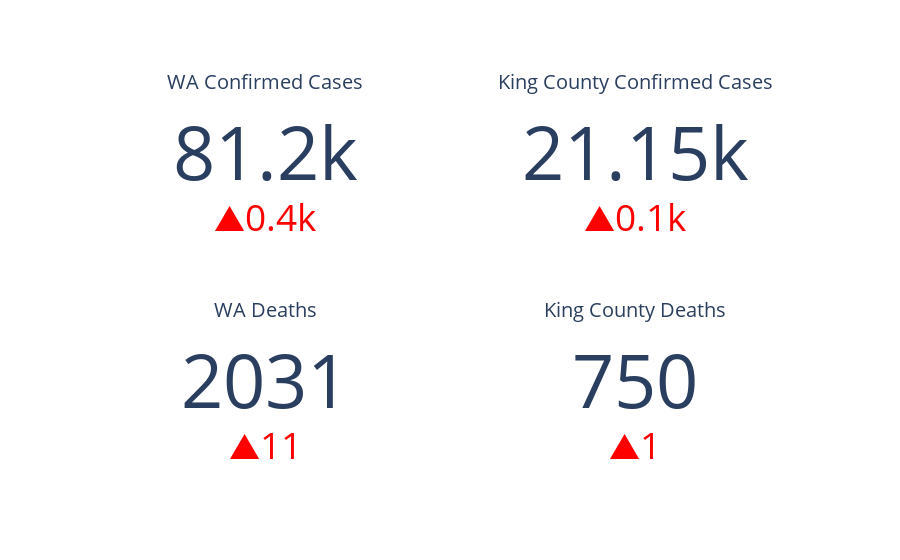

This figure's notebook cell:
### Markdown cell above
# Key Facts - Local

### Code cell
trace3 = go.Indicator(
    mode = "number+delta",
    value = dfConfirmedUSStates.loc['Washington'][-1],
    delta = {'reference': dfConfirmedUSStates.loc['Washington'][-2], 
             'increasing':{'color':'red'},
             'decreasing':{'color':'green'}},
    title = {'text': "WA Confirmed Cases"},
    domain = {'x': [0, 0.5], 'y': [0.6, 1]})

trace4 = go.Indicator(
    mode = "number+delta",
    value = dfConfirmedUSCounties[dfConfirmedUSCounties.FIPS == 53033].iloc[0][-1],
    delta = {'reference': dfConfirmedUSCounties[dfConfirmedUSCounties.FIPS == 53033].iloc[0][-2], 
             'increasing':{'color':'red'},
             'decreasing':{'color':'green'}},
    title = {'text': "King County Confirmed Cases"},
    domain = {'x': [0.5, 1], 'y': [0.6, 1]})

trace7 = go.Indicator(
    mode = "number+delta",
    value = dfDeathsUSStates.loc['Washington'][-1],
    delta = {'reference': dfDeathsUSStates.loc['Washington'][-2], 
             'increasing':{'color':'red'},
             'decreasing':{'color':'green'}},
    title = {'text': "WA Deaths"},
    domain = {'x': [0, 0.5], 'y': [0, 0.4]})

trace8 = go.Indicator(
    mode = "number+delta",
    value = dfDeathsUSCounties[dfDeathsUSCounties.FIPS == 53033].iloc[0][-1],
    delta = {'reference': dfDeathsUSCounties[dfDeathsUSCounties.FIPS == 53033].iloc[0][-2], 
             'increasing':{'color':'red'},
             'decreasing':{'color':'green'}},
    title = {'text': "King County Deaths"},
    domain = {'x': [0.5, 1], 'y': [0, 0.4]})


data = [trace3, trace4, trace7, trace8]
py.iplot(dict(data=data))

### Figure 1 — Plotly figure (JSON) as saved in the notebook; plotly's stock layout.template omitted (floating-point values rounded to 4 significant figures)
{"data": [{"delta": {"decreasing": {"color": "green"}, "increasing": {"color": "red"}, "reference": 80812}, "domain": {"x": [0, 0.5], "y": [0.6, 1]}, "mode": "number+delta", "title": {"text": "WA Confirmed Cases"}, "type": "indicator", "value": 81198}, {"delta": {"decreasing": {"color": "green"}, "increasing": {"color": "red"}, "reference": 21049}, "domain": {"x": [0.5, 1], "y": [0.6, 1]}, "mode": "number+delta", "title": {"text": "King County Confirmed Cases"}, "type": "indicator", "value": 21148}, {"delta": {"decreasing": {"color": "green"}, "increasing": {"color": "red"}, "reference": 2020}, "domain": {"x": [0, 0.5], "y": [0, 0.4]}, "mode": "number+delta", "title": {"text": "WA Deaths"}, "type": "indicator", "value": 2031}, {"delta": {"decreasing": {"color": "green"}, "increasing": {"color": "red"}, "reference": 749}, "domain": {"x": [0.5, 1], "y": [0, 0.4]}, "mode": "number+delta", "title": {"text": "King County Deaths"}, "type": "indicator", "value": 750}], "layout": {}}
